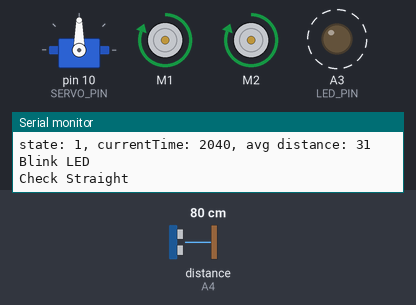
This sketch was run on a simulated Arduino Uno, built with avr-gcc and run on an emulated ATmega328P. Shown: servo, 2 × DC motor (green arrow = forward, orange = backward, longer = faster), output pins drawn as LEDs (lit = HIGH), the last lines printed to the serial monitor. Dashed ring = blinking. The inputs (shaded band) are chosen by the test bench; at power-on: distance to the obstacle (sensor on A4) 80 cm. The echo pulse lasts 58.3 µs per cm.

Above: at 2.2 s.
2.3 s: distance to the obstacle (sensor on A4) set to 31 cm
4.6 s: distance to the obstacle (sensor on A4) set to 26 cm
At 7.9 s:
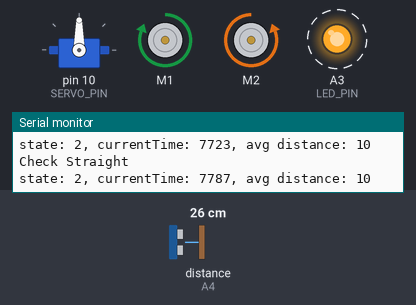
At 30.7 s:
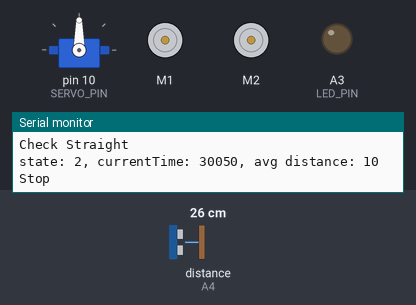
Timing chart, 0 to 31.6 s (numbered marks = the images above; inputs shaded):
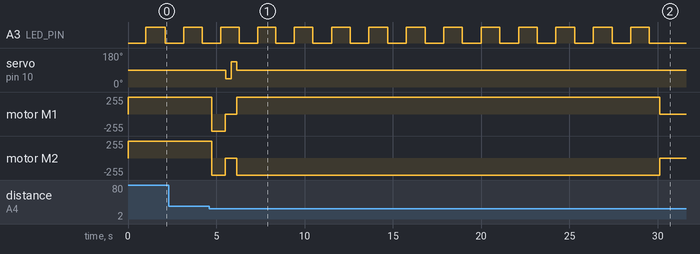

The sketch:

TankRobotv6.ino
```cpp
#define ENABLE_ADAFRUIT_DRIVER
//#define ENABLE_DVR8835_DRIVER

#define LOGGING
#include "logging.h"

#include "moving_average.h"
#include "servo_distance_driver.h"

#define LEFT_MOTOR 1
#define RIGHT_MOTOR 2

#ifdef ENABLE_ADAFRUIT_DRIVER
  #include "adafruit_motor_driver.h"
  #define MAX_SPEED_FORWARD 255
  #define MAX_SPEED_BACKWARD -255
#endif

#ifdef ENABLE_DVR8835_DRIVER
  #include "drv8835_motor_driver.h"
  #define MAX_SPEED_FORWARD 400
  #define MAX_SPEED_BACKWARD -400
#endif

#define SPEED_STOP 0

#define TRIGGER_PIN A5
#define ECHO_PIN A4
#define MIN_DISTANCE 10
#define MAX_DISTANCE 300

#define RUN_TIME 30

#define SERVO_PIN 10

// Need to blink the LED
#define LED_PIN A3

namespace myrobot
{
  class TankRobot
  {
    public:
      TankRobot()
        : servoDistanceDriver(SERVO_PIN,TRIGGER_PIN, ECHO_PIN, MAX_DISTANCE),
         distanceAverage(MAX_DISTANCE),
         leftMotor(LEFT_MOTOR), rightMotor(RIGHT_MOTOR){
      }

      void initializeRobot(){
        servoDistanceDriver.initializeServo();
        endTime = millis() + (RUN_TIME * 1000);
        move();
      }

      void run(){

        if (stopped()){
          return;
        }

        unsigned long currentTime = millis();
        unsigned long distance = distanceAverage.add(servoDistanceDriver.getDistanceStraight());
        log("state: %d, currentTime: %lu, avg distance: %lu \n", state, currentTime, distance);


        if (doneRunning(currentTime)) {
          stop();

        } else if (moving()) {

          if (obstacleAhead(distance)){
            stop();
            backUp(currentTime);
          }

        } else if(backingUp()){
          if(doneBackingUp(currentTime)){
            stop();
            turn(currentTime);
          }

        } else if (turning()) {
          if (doneTurning(currentTime,distance)){
            move();
          }
        }

        //blink the LED here
        if(doneBlinking(currentTime)){
          toggleLed(currentTime);
        }
      }

      protected:

        bool moving() { return (state == stateMoving); }

        bool turning() { return (state == stateTurning); }

        bool stopped() { return (state == stateStopped); }

        bool backingUp() { return (state == stateBackingUp); }

        void toggleLed(unsigned long pTime){
          log("Blink LED\n");
          ledState = !ledState;
          digitalWrite(LED_PIN, ledState);

          endBlinkState = pTime + blinkInterval;

        }

        void move(){
          log("Move\n");
          leftMotor.setMotorSpeed(MAX_SPEED_FORWARD);
          rightMotor.setMotorSpeed(MAX_SPEED_FORWARD);
          state = stateMoving;
        }

        void stop(){
          log("Stop\n");
          leftMotor.setMotorSpeed(SPEED_STOP);
          rightMotor.setMotorSpeed(SPEED_STOP);
          state = stateStopped;
        }

        void backUp(unsigned long pTime){
          log("BackUp\n");
          leftMotor.setMotorSpeed(MAX_SPEED_BACKWARD);
          rightMotor.setMotorSpeed(MAX_SPEED_BACKWARD);

          endStateTime = pTime + 750;
          state = stateBackingUp;
        }

        void turn(unsigned long pTime){
          log("Turn\n");

          unsigned long left_distance = 0;
          for(int i=0; i<3; i++){
            left_distance += servoDistanceDriver.getDistanceLeft();
          }
          left_distance = left_distance/3;

          unsigned long right_distance = 0;
          for(int i=0; i<3; i++){
            right_distance += servoDistanceDriver.getDistanceRight();
          }
          right_distance = right_distance/3;


          log("LeftDistance: %lu, RightDistance: %lu \n", left_distance, right_distance);

          if (left_distance > right_distance){
            log("Turning Left\n");
            leftMotor.setMotorSpeed(MAX_SPEED_BACKWARD);
            rightMotor.setMotorSpeed(MAX_SPEED_FORWARD);

          }else{
            log("Turning Right\n");
            leftMotor.setMotorSpeed(MAX_SPEED_FORWARD);
            rightMotor.setMotorSpeed(MAX_SPEED_BACKWARD);
          }

          servoDistanceDriver.rotateStraight();

          state = stateTurning;
          endStateTime = pTime + 1500;
        }

        bool obstacleAhead(unsigned long distance){
          return (distance <= MIN_DISTANCE);
        }

        bool doneRunning(unsigned long pTime){
          return (pTime >= endTime);
        }

        bool doneTurning(unsigned long pTime, unsigned long distance){
          if (pTime >= endStateTime){
            return (distance > MIN_DISTANCE);
          }
          return false;
        }

        bool doneBackingUp(unsigned long pTime){
          return (pTime >= endStateTime);
        }

        bool doneBlinking(unsigned long pTime){
          return(pTime >= endBlinkState);
        }

  private:
    Motor leftMotor;
    Motor rightMotor;

    enum state_t {stateStopped, stateMoving, stateTurning, stateBackingUp};
    state_t state;

    unsigned long endStateTime;
    unsigned long endTime;

    //Need to blink the LED
    unsigned long blinkInterval = 1000;
    unsigned long endBlinkState = 0;
    bool ledState = false;

    MovingAverage<unsigned long, 3> distanceAverage;

    ServoDistanceDriver servoDistanceDriver;
  };
};

myrobot::TankRobot tankRobot;

void setup() {
  // put your setup code here, to run once:

  Serial.begin(9600);
  Serial.flush();

  pinMode(LED_PIN, OUTPUT);

  tankRobot.initializeRobot();

  Serial.println("Starting in 1 seconds...");
  delay(1000);


}

void loop() {
  // put your main code here, to run repeatedly:
  tankRobot.run();

}
```

distance_sensor.h
```cpp
namespace myrobot
{
  class DistanceSensorDriver
  {
    public:
      DistanceSensorDriver(unsigned long distance) : maxDistance(distance){}

      virtual unsigned long getDistance() = 0;

    protected:
      unsigned long maxDistance;

  };
};
```

logging.h
```cpp
#ifdef LOGGING

// logging is enabled
#include <stdarg.h>

void log(const char* format, ...)
{
    char line[1024];
    va_list args;
    va_start(args, format);
    vsnprintf(line, sizeof(line), format, args);
    va_end(args);
    Serial.print(line);
}

#else

// logging is disabled
#define log(...)

#endif
```

moving_average.h
```cpp
namespace myrobot
{
  template <typename V, int N> class MovingAverage
  {
    public:
        /*
         * @brief Class constructor.
         * @param def the default value to initialize the average.
         */
        MovingAverage(V def = 0) : sum(0), p(0)
        {
            for (int i = 0; i < N; i++) {
                samples[i] = def;
                sum += samples[i];
            }
        }

        /*
         * @brief Add a new sample.
         * @param new_sample the new sample to add to the moving average.
         * @return the updated average.
         */
        V add(V new_sample)
        {
            sum = sum - samples[p] + new_sample;
            samples[p++] = new_sample;
            if (p >= N)
                p = 0;
            return sum / N;
        }

    private:
        V samples[N];
        V sum;
        V p;
  };
};
```

newping_distance_sensor.h
```cpp
#include "distance_sensor.h"
#include <NewPing.h>

namespace myrobot
{
  class DistanceSensor : public DistanceSensorDriver
  {
    public:
      DistanceSensor(int triggerPin, int echoPin, unsigned long maxDistance)
        : DistanceSensorDriver(maxDistance), sensor(triggerPin, echoPin, maxDistance)
      {
      }

      /*
       * Return the distance in inches
       */
      virtual unsigned long getDistance(){
        unsigned long distance = sensor.ping_in();
        if (distance <= 0){
          return maxDistance;
        }

        return distance;
      }

      private:
        NewPing sensor;

  };
};
```

adafruit_motor_driver.h
```cpp
#include "motor_driver.h"
#include <stdlib.h>
#include <AFMotor.h>

namespace myrobot
{
  /*
   * Create a MotorDriver ojbect to control the Adafruit Motor Shield (or smilar)
   *
   */
  class Motor : public MotorDriver
  {
    public:
      Motor(int pNumber) : MotorDriver(), motor(pNumber), currentSpeed(0)
      {
      }

      /*
       * Speed can be a value between -255 and 255
       * Positive values will make the motor go forward
       * Zero will make the motor stop
       * Negative values will make the motor go backwards
       *
       *
       */
      void setMotorSpeed(int pSpeed){
        currentSpeed = pSpeed;
        motor.setSpeed(abs(currentSpeed));

        if (currentSpeed == 0) {
          motor.run(RELEASE);

        } else if (currentSpeed > 0) {
          motor.run(FORWARD);

        } else {
          motor.run(BACKWARD);

        }
      }

      int getSpeed() const{
        return currentSpeed;
      }

    private:
      AF_DCMotor motor;
      int currentSpeed;
  };
};
```

motor_driver.h
```cpp
namespace myrobot
{
  class MotorDriver
  {
    public:
      MotorDriver(){};

      virtual void setMotorSpeed(int pSpeed) = 0;

      virtual int getSpeed() const = 0;
  };
};
```

servo_distance_driver.h
```cpp
#include <Servo.h>
#define ENABLE_NEWPING_DISTANCE_SENSOR_DRIVER

#ifdef ENABLE_NEWPING_DISTANCE_SENSOR_DRIVER
  #include "newping_distance_sensor.h"
#endif

namespace myrobot
{
  class ServoDistanceDriver
  {

    public:
      ServoDistanceDriver(int pServoPin, int pTriggerPin, int pEchoPin, int pMaxDistance)
        : distanceSensor(pTriggerPin, pEchoPin, pMaxDistance),
        servoPin(pServoPin){
      }

      void initializeServo(){
        // Setup the Servo
        robotServo.attach(servoPin);
        robotServo.write(SERVO_POSITIONS[1]);
        state = stateForward;

      }

      unsigned long getDistanceLeft(){
        log("Check Left\n");

        if (state != stateLeft){
          robotServo.write(SERVO_POSITIONS[0]);
          delay(300);
        }

        state = stateLeft;

        return distanceSensor.getDistance();
      }

      unsigned long getDistanceRight(){
        log("Check Right\n");
        if (state != stateRight){
          robotServo.write(SERVO_POSITIONS[2]);
          delay(300);
        }

        state = stateRight;

        return distanceSensor.getDistance();
      }

      unsigned long getDistanceStraight(){
        log("Check Straight\n");
        if (state != stateForward){
          robotServo.write(SERVO_POSITIONS[1]);
          delay(300);
        }

        state = stateForward;

        return distanceSensor.getDistance();
      }

      void rotateLeft(){
        robotServo.write(SERVO_POSITIONS[0]);
        state = stateLeft;
      }

      void rotateRight(){
        robotServo.write(SERVO_POSITIONS[2]);
        state = stateRight;
      }

      void rotateStraight(){
        robotServo.write(SERVO_POSITIONS[1]);
        state = stateForward;
      }


    private:
      DistanceSensor distanceSensor;

      Servo robotServo;
      const int servoPin;
      const int SERVO_POSITIONS[3] = {45,90,135};

      enum servo_state {stateLeft, stateForward, stateRight};
      servo_state state;


  };
};
```

Measured:
- the behaviour switches between 28 and 27 cm on distance to the obstacle (sensor on A4) (found by bisection; images 0 and 1)
- after the input at 4.6 s, servo on pin 10 (SERVO_PIN): 90° → 45° after 0.94 s, → 135° 0.31 s later, → 90° 0.31 s later; motor M1: forward 255/255 → backward 255/255 after 0.13 s, → stopped 0.79 s later, → forward 255/255 0.64 s later, → stopped 24.0 s later
- by itself, A3 (LED_PIN): alternates HIGH for 1.1 s and LOW for 1.1 s, 24 changes in all, then stays LOW
